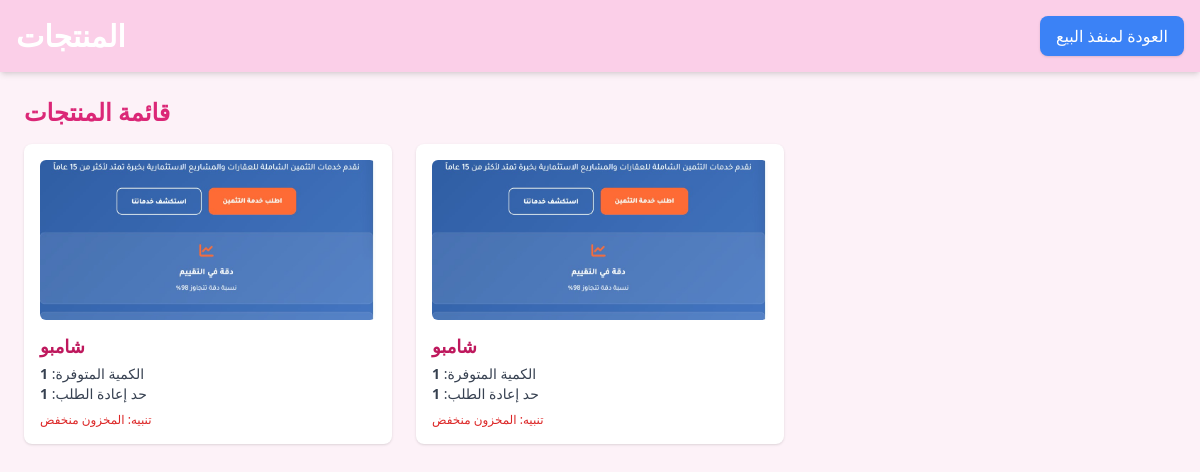
The page /products (signed in) on the database as committed earlier.
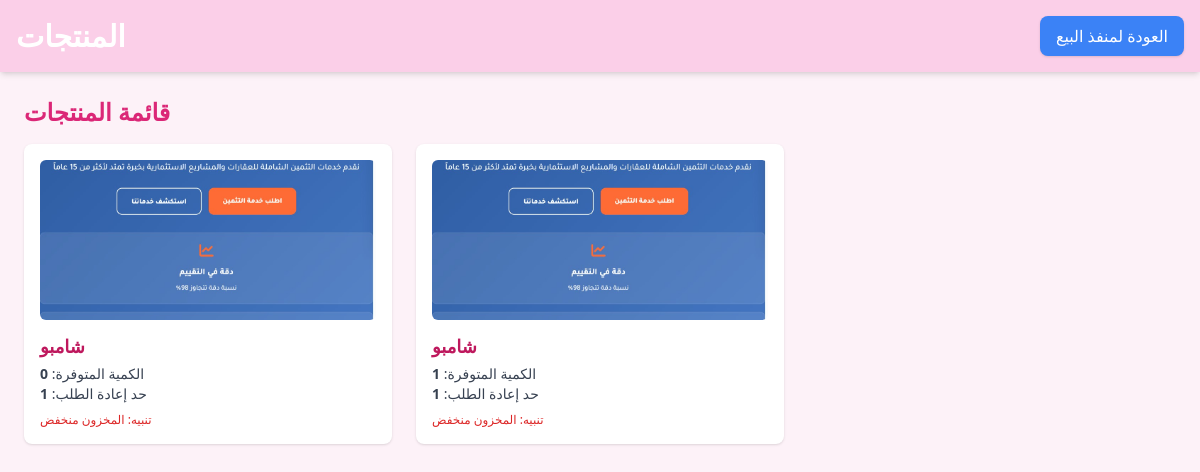
The same page on the database as committed later.
### models.py (models this page shows)
class Inventory(db.Model):
    id = db.Column(db.Integer, primary_key=True)
    product = db.Column(db.String(150), nullable=False)
    quantity = db.Column(db.Integer, default=0)
    reorder_level = db.Column(db.Integer, default=10)
    updated_at = db.Column(db.DateTime, default=datetime.utcnow, onupdate=datetime.utcnow)
    image_url = db.Column(db.String(200))

### routes/main.py (the view)
@main_bp.route('/products')
def products_page():
    if session.get('role') not in ['admin', 'accountant']:
        return "Access Denied", 403
    items = Inventory.query.all()
    return render_template('products.html', items=items)

### templates/products.html (shortened to what this page needs)
<!DOCTYPE html>
<html lang="ar">
<head>
<script src="https://cdn.tailwindcss.com"></script>
</head>
<body class="bg-pink-50 font-sans">
<header class="bg-pink-200 p-4 shadow-md">
    <div class="flex items-center justify-between">
        <h1 class="text-3xl font-bold text-white">المنتجات</h1>
        <nav class="flex items-center gap-2">
            <a href="{{ url_for('main.pos_dashboard') }}" class="bg-blue-500 text-white py-2 px-4 rounded-lg shadow hover:bg-blue-600 transition">العودة لمنفذ البيع</a>
        </nav>
    </div>
</header>
<main class="p-6">
  <h2 class="text-2xl font-semibold text-pink-600 mb-4">قائمة المنتجات</h2>
  {% if items %}
  <div class="grid sm:grid-cols-2 lg:grid-cols-3 gap-6">
    {% for item in items %}
    <div class="bg-white rounded-lg shadow p-4">
      {% if item.image_url %}
      <img src="{{ item.image_url }}" alt="{{ item.product }}" class="w-full h-40 object-cover rounded-md mb-3">
      {% endif %}
      <h3 class="text-lg font-bold text-pink-700">{{ item.product }}</h3>
      <div class="text-sm text-gray-700 mt-1">
        <div>الكمية المتوفرة: <span class="font-semibold">{{ item.quantity }}</span></div>
        <div>حد إعادة الطلب: <span class="font-semibold">{{ item.reorder_level }}</span></div>
      </div>
      {% if item.quantity <= item.reorder_level %}
      <div class="mt-2 text-xs text-red-600">تنبيه: المخزون منخفض</div>
      {% endif %}
    </div>
    {% endfor %}
  </div>
  {% else %}
  <div class="bg-white p-6 rounded-lg shadow text-center text-gray-600">لا توجد منتجات في المخزون حالياً.</div>
  {% endif %}
</main>
</body>
</html>

Rows that differ between the two databases and show on the page:
changed Inventory (number 1 of 2 on the later page): quantity "1" → "0"
